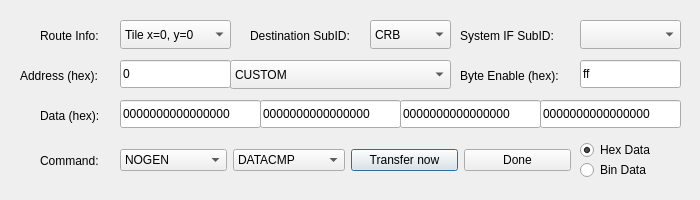
<?xml version="1.0" encoding="UTF-8"?>
<ui version="4.0">
 <class>packetWidget</class>
 <widget class="QWidget" name="packetWidget">
  <property name="geometry">
   <rect>
    <x>0</x>
    <y>0</y>
    <width>700</width>
    <height>200</height>
   </rect>
  </property>
  <property name="sizePolicy">
   <sizepolicy hsizetype="Preferred" vsizetype="Preferred">
    <horstretch>0</horstretch>
    <verstretch>0</verstretch>
   </sizepolicy>
  </property>
  <property name="minimumSize">
   <size>
    <width>700</width>
    <height>200</height>
   </size>
  </property>
  <property name="maximumSize">
   <size>
    <width>700</width>
    <height>200</height>
   </size>
  </property>
  <property name="windowTitle">
   <string>Transfer Packet via SystemIF</string>
  </property>
  <widget class="QLabel" name="dataLabel">
   <property name="geometry">
    <rect>
     <x>40</x>
     <y>100</y>
     <width>71</width>
     <height>31</height>
    </rect>
   </property>
   <property name="text">
    <string>Data (hex):</string>
   </property>
  </widget>
  <widget class="QLabel" name="addressLabel">
   <property name="geometry">
    <rect>
     <x>20</x>
     <y>60</y>
     <width>101</width>
     <height>31</height>
    </rect>
   </property>
   <property name="text">
    <string>Address (hex):</string>
   </property>
  </widget>
  <widget class="QLabel" name="routeLabel">
   <property name="geometry">
    <rect>
     <x>40</x>
     <y>20</y>
     <width>71</width>
     <height>31</height>
    </rect>
   </property>
   <property name="text">
    <string>Route Info:</string>
   </property>
  </widget>
  <widget class="QLineEdit" name="addressEdit">
   <property name="enabled">
    <bool>true</bool>
   </property>
   <property name="geometry">
    <rect>
     <x>120</x>
     <y>60</y>
     <width>111</width>
     <height>28</height>
    </rect>
   </property>
   <property name="whatsThis">
    <string>Selects the local address of the flit recipient...</string>
   </property>
   <property name="text">
    <string>0</string>
   </property>
  </widget>
  <widget class="QLineEdit" name="dataEdit4">
   <property name="geometry">
    <rect>
     <x>120</x>
     <y>100</y>
     <width>141</width>
     <height>28</height>
    </rect>
   </property>
   <property name="whatsThis">
    <string>data[3]: 64 bit data word to write / Read Result</string>
   </property>
   <property name="text">
    <string>0000000000000000</string>
   </property>
  </widget>
  <widget class="QComboBox" name="subDestIDBox">
   <property name="geometry">
    <rect>
     <x>370</x>
     <y>20</y>
     <width>81</width>
     <height>29</height>
    </rect>
   </property>
   <property name="whatsThis">
    <string>Selects the destination Sub-ID...</string>
   </property>
   <property name="currentIndex">
    <number>0</number>
   </property>
   <item>
    <property name="text">
     <string>CRB</string>
    </property>
   </item>
   <item>
    <property name="text">
     <string>MPB</string>
    </property>
   </item>
   <item>
    <property name="text">
     <string>RTG</string>
    </property>
   </item>
   <item>
    <property name="text">
     <string>CORE0</string>
    </property>
   </item>
   <item>
    <property name="text">
     <string>CORE1</string>
    </property>
   </item>
   <item>
    <property name="text">
     <string>PERIE</string>
    </property>
   </item>
   <item>
    <property name="text">
     <string>PERIS</string>
    </property>
   </item>
   <item>
    <property name="text">
     <string>PERIW</string>
    </property>
   </item>
   <item>
    <property name="text">
     <string>PERIN</string>
    </property>
   </item>
  </widget>
  <widget class="QWidget" name="layoutWidget">
   <property name="geometry">
    <rect>
     <x>120</x>
     <y>140</y>
     <width>451</width>
     <height>41</height>
    </rect>
   </property>
   <layout class="QHBoxLayout">
    <property name="spacing">
     <number>6</number>
    </property>
    <property name="margin">
     <number>0</number>
    </property>
    <item>
     <widget class="QComboBox" name="CMDPrefixBox">
      <property name="whatsThis">
       <string>Selects the command to transfer when the &quot;Transfer&quot; button gets hit...</string>
      </property>
      <property name="currentIndex">
       <number>0</number>
      </property>
      <item>
       <property name="text">
        <string>NOGEN</string>
       </property>
      </item>
      <item>
       <property name="text">
        <string>BLOCK</string>
       </property>
      </item>
      <item>
       <property name="text">
        <string>BCMC</string>
       </property>
      </item>
      <item>
       <property name="text">
        <string>BCTILE</string>
       </property>
      </item>
      <item>
       <property name="text">
        <string>BCBOARD</string>
       </property>
      </item>
     </widget>
    </item>
    <item>
     <widget class="QComboBox" name="CMDBox">
      <property name="whatsThis">
       <string>Selects the command to transfer when the &quot;Transfer&quot; button gets hit...</string>
      </property>
      <property name="currentIndex">
       <number>0</number>
      </property>
      <item>
       <property name="text">
        <string>DATACMP</string>
       </property>
      </item>
      <item>
       <property name="text">
        <string>NCDATACMP</string>
       </property>
      </item>
      <item>
       <property name="text">
        <string>MEMCMP</string>
       </property>
      </item>
      <item>
       <property name="text">
        <string>ABORT_MESH</string>
       </property>
      </item>
      <item>
       <property name="text">
        <string>RDO</string>
       </property>
      </item>
      <item>
       <property name="text">
        <string>WCWR</string>
       </property>
      </item>
      <item>
       <property name="text">
        <string>WBI</string>
       </property>
      </item>
      <item>
       <property name="text">
        <string>NCRD</string>
       </property>
      </item>
      <item>
       <property name="text">
        <string>NCWR</string>
       </property>
      </item>
      <item>
       <property name="text">
        <string>NCIORD</string>
       </property>
      </item>
      <item>
       <property name="text">
        <string>NCIOWR</string>
       </property>
      </item>
     </widget>
    </item>
    <item>
     <widget class="QPushButton" name="txButton">
      <property name="whatsThis">
       <string>Transfer to selected Destination...</string>
      </property>
      <property name="text">
       <string>Transfer now</string>
      </property>
      <property name="autoDefault">
       <bool>true</bool>
      </property>
      <property name="default">
       <bool>true</bool>
      </property>
     </widget>
    </item>
    <item>
     <widget class="QPushButton" name="doneButton">
      <property name="whatsThis">
       <string>Quit this dialog...</string>
      </property>
      <property name="text">
       <string>Done</string>
      </property>
     </widget>
    </item>
   </layout>
  </widget>
  <widget class="QComboBox" name="addressBox">
   <property name="geometry">
    <rect>
     <x>230</x>
     <y>60</y>
     <width>221</width>
     <height>29</height>
    </rect>
   </property>
   <property name="whatsThis">
    <string>Selects predefined CRB addresses...</string>
   </property>
   <item>
    <property name="text">
     <string>CUSTOM</string>
    </property>
   </item>
  </widget>
  <widget class="QComboBox" name="routeBox">
   <property name="geometry">
    <rect>
     <x>120</x>
     <y>20</y>
     <width>111</width>
     <height>29</height>
    </rect>
   </property>
   <property name="whatsThis">
    <string>Selects the destination tile...</string>
   </property>
   <item>
    <property name="text">
     <string>Tile x=0, y=0</string>
    </property>
   </item>
   <item>
    <property name="text">
     <string>Tile x=1, y=0</string>
    </property>
   </item>
   <item>
    <property name="text">
     <string>Tile x=2, y=0</string>
    </property>
   </item>
   <item>
    <property name="text">
     <string>Tile x=3, y=0</string>
    </property>
   </item>
   <item>
    <property name="text">
     <string>Tile x=4, y=0</string>
    </property>
   </item>
   <item>
    <property name="text">
     <string>Tile x=5, y=0</string>
    </property>
   </item>
   <item>
    <property name="text">
     <string>Tile x=0, y=1</string>
    </property>
   </item>
   <item>
    <property name="text">
     <string>Tile x=1, y=1</string>
    </property>
   </item>
   <item>
    <property name="text">
     <string>Tile x=2, y=1</string>
    </property>
   </item>
   <item>
    <property name="text">
     <string>Tile x=3, y=1</string>
    </property>
   </item>
   <item>
    <property name="text">
     <string>Tile x=4, y=1</string>
    </property>
   </item>
   <item>
    <property name="text">
     <string>Tile x=5, y=1</string>
    </property>
   </item>
   <item>
    <property name="text">
     <string>Tile x=0, y=2</string>
    </property>
   </item>
   <item>
    <property name="text">
     <string>Tile x=1, y=2</string>
    </property>
   </item>
   <item>
    <property name="text">
     <string>Tile x=2, y=2</string>
    </property>
   </item>
   <item>
    <property name="text">
     <string>Tile x=3, y=2</string>
    </property>
   </item>
   <item>
    <property name="text">
     <string>Tile x=4, y=2</string>
    </property>
   </item>
   <item>
    <property name="text">
     <string>Tile x=5, y=2</string>
    </property>
   </item>
   <item>
    <property name="text">
     <string>Tile x=0, y=3</string>
    </property>
   </item>
   <item>
    <property name="text">
     <string>Tile x=1, y=3</string>
    </property>
   </item>
   <item>
    <property name="text">
     <string>Tile x=2, y=3</string>
    </property>
   </item>
   <item>
    <property name="text">
     <string>Tile x=3, y=3</string>
    </property>
   </item>
   <item>
    <property name="text">
     <string>Tile x=4, y=3</string>
    </property>
   </item>
   <item>
    <property name="text">
     <string>Tile x=5, y=3</string>
    </property>
   </item>
  </widget>
  <widget class="QRadioButton" name="radioButtonHex">
   <property name="enabled">
    <bool>true</bool>
   </property>
   <property name="geometry">
    <rect>
     <x>580</x>
     <y>140</y>
     <width>78</width>
     <height>20</height>
    </rect>
   </property>
   <property name="text">
    <string>Hex Data</string>
   </property>
   <property name="checked">
    <bool>true</bool>
   </property>
  </widget>
  <widget class="QRadioButton" name="radioButtonBin">
   <property name="geometry">
    <rect>
     <x>580</x>
     <y>160</y>
     <width>97</width>
     <height>20</height>
    </rect>
   </property>
   <property name="text">
    <string>Bin Data</string>
   </property>
  </widget>
  <widget class="QLineEdit" name="dataEdit3">
   <property name="geometry">
    <rect>
     <x>260</x>
     <y>100</y>
     <width>141</width>
     <height>28</height>
    </rect>
   </property>
   <property name="whatsThis">
    <string>data[2]: 64 bit data word to write / Read Result</string>
   </property>
   <property name="text">
    <string>0000000000000000</string>
   </property>
  </widget>
  <widget class="QLineEdit" name="dataEdit2">
   <property name="geometry">
    <rect>
     <x>400</x>
     <y>100</y>
     <width>141</width>
     <height>28</height>
    </rect>
   </property>
   <property name="whatsThis">
    <string>data[1]: 64 bit data word to write / Read Result</string>
   </property>
   <property name="text">
    <string>0000000000000000</string>
   </property>
  </widget>
  <widget class="QLineEdit" name="dataEdit1">
   <property name="geometry">
    <rect>
     <x>540</x>
     <y>100</y>
     <width>141</width>
     <height>28</height>
    </rect>
   </property>
   <property name="whatsThis">
    <string>data[0]: 64 bit data word to write / Read Result</string>
   </property>
   <property name="text">
    <string>0000000000000000</string>
   </property>
  </widget>
  <widget class="QComboBox" name="SIFSubIDBox">
   <property name="geometry">
    <rect>
     <x>580</x>
     <y>20</y>
     <width>101</width>
     <height>29</height>
    </rect>
   </property>
   <property name="whatsThis">
    <string>Selects the System Interface Destination ID...</string>
   </property>
   <property name="currentIndex">
    <number>-1</number>
   </property>
  </widget>
  <widget class="QLabel" name="SIFSubIDLabel">
   <property name="geometry">
    <rect>
     <x>460</x>
     <y>20</y>
     <width>111</width>
     <height>31</height>
    </rect>
   </property>
   <property name="text">
    <string>System IF SubID:</string>
   </property>
  </widget>
  <widget class="QLabel" name="byteEnLabel">
   <property name="geometry">
    <rect>
     <x>460</x>
     <y>60</y>
     <width>111</width>
     <height>31</height>
    </rect>
   </property>
   <property name="text">
    <string>Byte Enable (hex):</string>
   </property>
  </widget>
  <widget class="QLineEdit" name="byteEnEdit">
   <property name="enabled">
    <bool>true</bool>
   </property>
   <property name="geometry">
    <rect>
     <x>580</x>
     <y>60</y>
     <width>101</width>
     <height>28</height>
    </rect>
   </property>
   <property name="whatsThis">
    <string>Byte Enable...</string>
   </property>
   <property name="text">
    <string>ff</string>
   </property>
  </widget>
  <widget class="QLabel" name="CMDLabel">
   <property name="geometry">
    <rect>
     <x>40</x>
     <y>140</y>
     <width>71</width>
     <height>41</height>
    </rect>
   </property>
   <property name="text">
    <string>Command:</string>
   </property>
  </widget>
  <widget class="QLabel" name="subDestIDLabel">
   <property name="geometry">
    <rect>
     <x>250</x>
     <y>20</y>
     <width>121</width>
     <height>31</height>
    </rect>
   </property>
   <property name="text">
    <string>Destination SubID:</string>
   </property>
  </widget>
 </widget>
 <tabstops>
  <tabstop>routeBox</tabstop>
  <tabstop>subDestIDBox</tabstop>
  <tabstop>SIFSubIDBox</tabstop>
  <tabstop>addressEdit</tabstop>
  <tabstop>addressBox</tabstop>
  <tabstop>byteEnEdit</tabstop>
  <tabstop>dataEdit4</tabstop>
  <tabstop>dataEdit3</tabstop>
  <tabstop>dataEdit2</tabstop>
  <tabstop>dataEdit1</tabstop>
  <tabstop>txButton</tabstop>
  <tabstop>doneButton</tabstop>
  <tabstop>radioButtonHex</tabstop>
  <tabstop>radioButtonBin</tabstop>
 </tabstops>
 <resources/>
 <connections>
  <connection>
   <sender>doneButton</sender>
   <signal>clicked()</signal>
   <receiver>packetWidget</receiver>
   <slot>close()</slot>
   <hints>
    <hint type="sourcelabel">
     <x>569</x>
     <y>175</y>
    </hint>
    <hint type="destinationlabel">
     <x>179</x>
     <y>282</y>
    </hint>
   </hints>
  </connection>
 </connections>
</ui>
